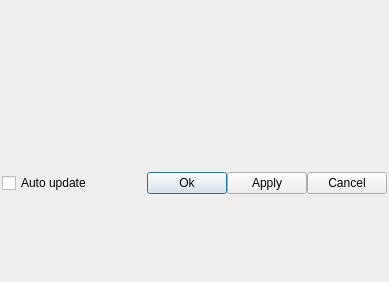
<ui version="4.0" >
 <class>CurveDialog</class>
 <widget class="QDialog" name="CurveDialog" >
  <property name="geometry" >
   <rect>
    <x>0</x>
    <y>0</y>
    <width>389</width>
    <height>282</height>
   </rect>
  </property>
  <property name="windowTitle" >
   <string>Curve Editor</string>
  </property>
  <layout class="QVBoxLayout" name="verticalLayout" >
   <property name="spacing" >
    <number>2</number>
   </property>
   <property name="margin" >
    <number>2</number>
   </property>
   <item>
    <widget class="CurveEditor" native="1" name="curveView" >
     <property name="sizePolicy" >
      <sizepolicy vsizetype="Maximum" hsizetype="Preferred" >
       <horstretch>0</horstretch>
       <verstretch>0</verstretch>
      </sizepolicy>
     </property>
    </widget>
   </item>
   <item>
    <layout class="QHBoxLayout" name="horizontalLayout" >
     <property name="spacing" >
      <number>0</number>
     </property>
     <property name="sizeConstraint" >
      <enum>QLayout::SetFixedSize</enum>
     </property>
     <item>
      <widget class="QCheckBox" name="autoUpdateCheckBox" >
       <property name="text" >
        <string>Auto update</string>
       </property>
      </widget>
     </item>
     <item>
      <spacer name="horizontalSpacer_2" >
       <property name="orientation" >
        <enum>Qt::Horizontal</enum>
       </property>
       <property name="sizeHint" stdset="0" >
        <size>
         <width>48</width>
         <height>20</height>
        </size>
       </property>
      </spacer>
     </item>
     <item>
      <widget class="QPushButton" name="okButton" >
       <property name="text" >
        <string>Ok</string>
       </property>
      </widget>
     </item>
     <item>
      <widget class="QPushButton" name="applyButton" >
       <property name="text" >
        <string>Apply</string>
       </property>
      </widget>
     </item>
     <item>
      <widget class="QPushButton" name="cancelButton" >
       <property name="text" >
        <string>Cancel</string>
       </property>
      </widget>
     </item>
    </layout>
   </item>
  </layout>
 </widget>
 <customwidgets>
  <customwidget>
   <class>CurveEditor</class>
   <extends>QWidget</extends>
   <header>curveedit.h</header>
   <container>1</container>
  </customwidget>
 </customwidgets>
 <resources/>
 <connections/>
</ui>
